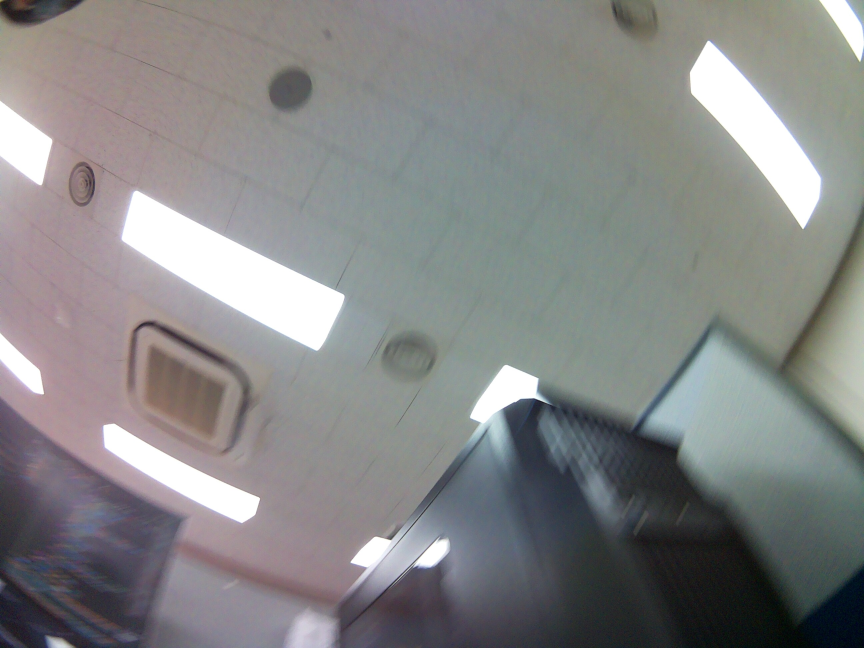
#> input picture captures_gui_20250904_201459/img_t-30_p-165_20250904_201504_650.jpg, 2592 x 1944 px (shown at 1/3 size)
$ python diff_rgb_tuner.py
#> lines starting #> are read from the running program, lines starting #| are printed output that depends on the picture; after the words box and inside, x2 and y2 are one past the last pixel; in counts of white or black regions, pixels touching at a corner belong together
#!/usr/bin/env python3
"""
LED 차분 이미지 RGB 채널 필터링 (Red Dominance) 튜너 - 안정화 버전
"""

import cv2
import numpy as np
from tkinter import Tk, filedialog
import os
import sys

def nothing(x):
    pass

def load_image_with_hangul(image_path):
    try:
        with open(image_path, 'rb') as f:
            image_array = np.frombuffer(f.read(), dtype=np.uint8)
        img = cv2.imdecode(image_array, cv2.IMREAD_COLOR)
        return img
    except Exception as e:
        print(f"❌ 이미지 로드 실패: {e}")
        return None

def select_two_images():
    """Tkinter 인스턴스를 한 번만 생성하여 연속으로 파일 선택 (안정성 확보)"""
    print("\n[시스템] 파일 선택창을 엽니다...")

    root = Tk()
    root.withdraw() # 빈 창 숨기기
    root.attributes('-topmost', True) # 창을 맨 앞으로 가져오기 (가려짐 방지)

    initial_dir = os.path.dirname(os.path.abspath(__file__))

    # 1. ON 이미지
    print(">> 1. LED ON 이미지를 선택하세요.")
    path_on = filedialog.askopenfilename(
        initialdir=initial_dir, title="1. LED ON 이미지 선택",
        filetypes=(("이미지 파일", "*.jpg *.jpeg *.png *.bmp"), ("모든 파일", "*.*")),
        parent=root
    )
#> the answer given: ../captures_gui_20250904_201459/img_t-30_p-165_20250904_201504_650.jpg

    if not path_on:
        print("❌ LED ON 선택이 취소되었습니다.")
        root.destroy()
        return None, None

    print(f"   선택됨: {os.path.basename(path_on)}")

    # 2. OFF 이미지
    print(">> 2. LED OFF 이미지를 선택하세요.")
    path_off = filedialog.askopenfilename(
        initialdir=initial_dir, title="2. LED OFF 이미지 선택",
        filetypes=(("이미지 파일", "*.jpg *.jpeg *.png *.bmp"), ("모든 파일", "*.*")),
        parent=root
    )
#> the answer given: ../captures_gui_20250904_201459/img_t-30_p-180_20250904_201504_207.jpg

    if not path_off:
        print("❌ LED OFF 선택이 취소되었습니다.")
        root.destroy()
        return None, None

    print(f"   선택됨: {os.path.basename(path_off)}")

    root.destroy() # 모든 선택이 끝나면 안전하게 종료
    return path_on, path_off

# ==========================================
# 1. 이미지 로드
# ==========================================
print("━━━━━━━━━━━━━━━━━━━━━━━━━━━━━━━━━")
print("RGB 채널 필터 (Red Dominance) 튜너")
print("━━━━━━━━━━━━━━━━━━━━━━━━━━━━━━━━━")

# 여기서 한 번에 두 개 다 고릅니다
path_on, path_off = select_two_images()

if not path_on or not path_off:
    print("프로그램을 종료합니다.")
    sys.exit()

img_on = load_image_with_hangul(path_on)
#> in load_image_with_hangul, img is the input picture: shape (1944, 2592, 3); mean B, G, R 134, 133.9, 133.4
img_off = load_image_with_hangul(path_off)
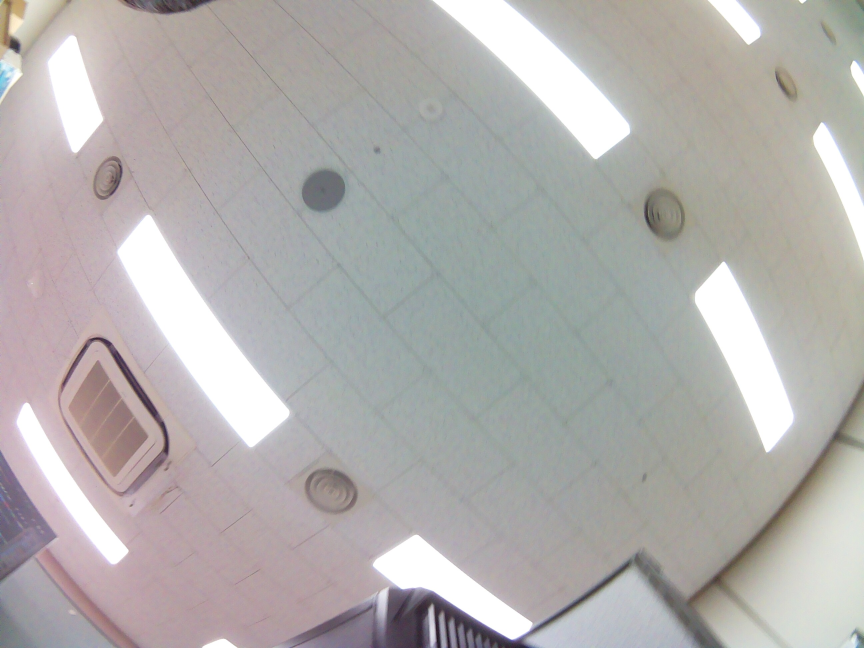
#> input picture captures_gui_20250904_201459/img_t-30_p-180_20250904_201504_207.jpg, 2592 x 1944 px (shown at 1/3 size)
#> in load_image_with_hangul, img is the input picture: shape (1944, 2592, 3); mean B, G, R 173.2, 174.7, 177.7

if img_on is None or img_off is None:
    print("❌ 이미지를 읽을 수 없습니다.")
    sys.exit()

# 차분 이미지 계산
print("[시스템] 차분 이미지 계산 중...")
diff_img_original = cv2.absdiff(img_on, img_off)

# 리사이징
height, width = diff_img_original.shape[:2]
#> height = 1944; width = 2592
scale_ratio = 800 / width
#> scale_ratio = 0.309
new_dim = (800, int(height * scale_ratio))
#> new_dim = (800, 600)
diff_img_resized = cv2.resize(diff_img_original, new_dim)

print(f"✓ 준비 완료: {diff_img_resized.shape[1]}x{diff_img_resized.shape[0]}")
#| ✓ 준비 완료: 800x600
print("[시스템] 튜너 창을 띄웁니다. (안 보이면 작업표시줄 확인)")

# ==========================================
# 2. GUI 설정
# ==========================================
cv2.namedWindow('RGB Filter Tuner')

# 트랙바 생성
cv2.createTrackbar('Boost (Norm)', 'RGB Filter Tuner', 1, 1, nothing)
cv2.createTrackbar('Min Red (Abs)', 'RGB Filter Tuner', 20, 255, nothing)
cv2.createTrackbar('Red > Green', 'RGB Filter Tuner', 10, 100, nothing)
cv2.createTrackbar('Red > Blue', 'RGB Filter Tuner', 10, 100, nothing)

while True:
    # 값 읽기
    boost_on = cv2.getTrackbarPos('Boost (Norm)', 'RGB Filter Tuner')
    min_r = cv2.getTrackbarPos('Min Red (Abs)', 'RGB Filter Tuner')
    diff_g = cv2.getTrackbarPos('Red > Green', 'RGB Filter Tuner')
    diff_b = cv2.getTrackbarPos('Red > Blue', 'RGB Filter Tuner')

    # 1. 전처리 (Boost)
    current_img = diff_img_resized.copy()
    if boost_on == 1:
        current_img = cv2.normalize(current_img, None, 0, 255, cv2.NORM_MINMAX)
        current_img = cv2.GaussianBlur(current_img, (3, 3), 0)
        cv2.putText(current_img, "BOOST ON", (10, 40), cv2.FONT_HERSHEY_SIMPLEX, 1, (0, 0, 255), 2)
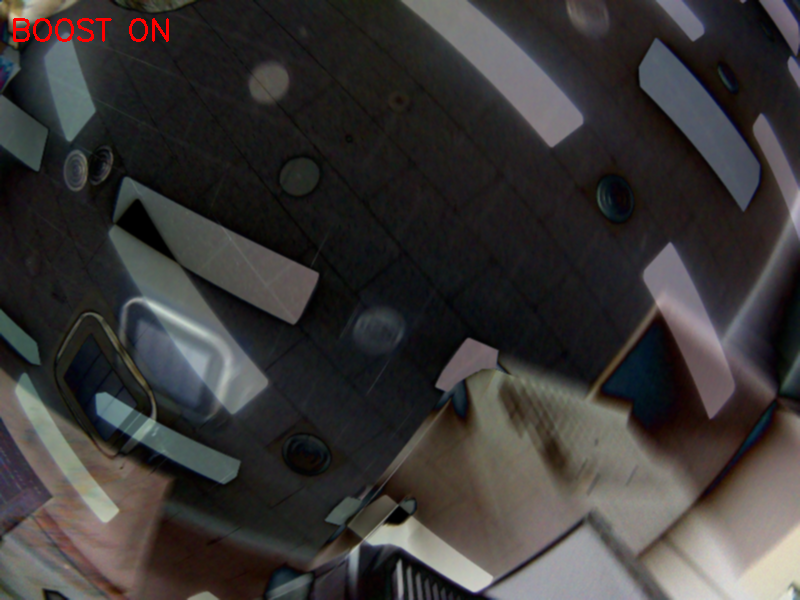
#> current_img: shape (600, 800, 3); mean B, G, R 53.8, 54.6, 57.4

    # 2. 채널 분리
    B, G, R = cv2.split(current_img)

    # 3. 로직 적용
    mask_abs = (R > min_r)
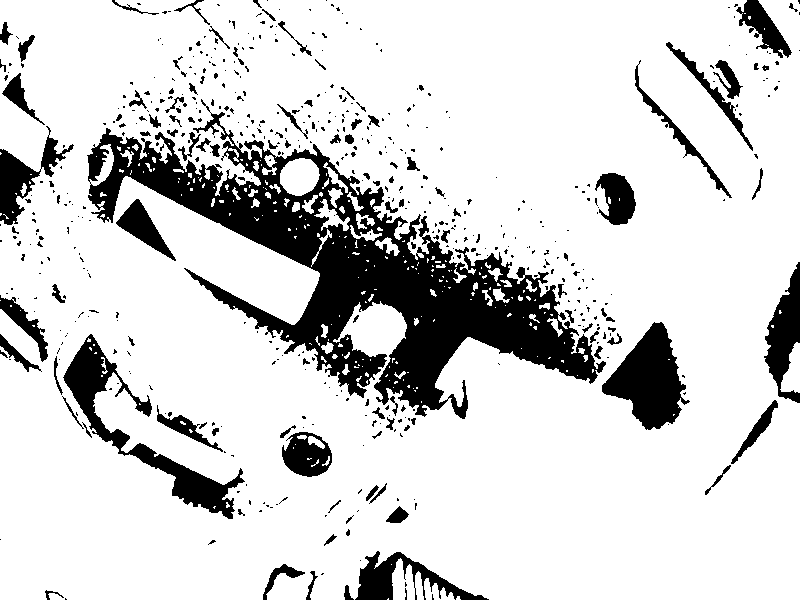
#> mask_abs: shape (600, 800) bool; 83.1% white; 556 black regions (438 under 20 px), largest, box (x1, y1, x2, y2) and area: (87, 99, 606, 419) 44747, (63, 334, 245, 519) 5713, (602, 322, 690, 430) 5010

    # int16으로 변환하여 뺄셈 시 언더플로우 방지
    R_int = R.astype(np.int16)
    G_int = G.astype(np.int16)
    B_int = B.astype(np.int16)

    mask_rg = (R_int - G_int) > diff_g
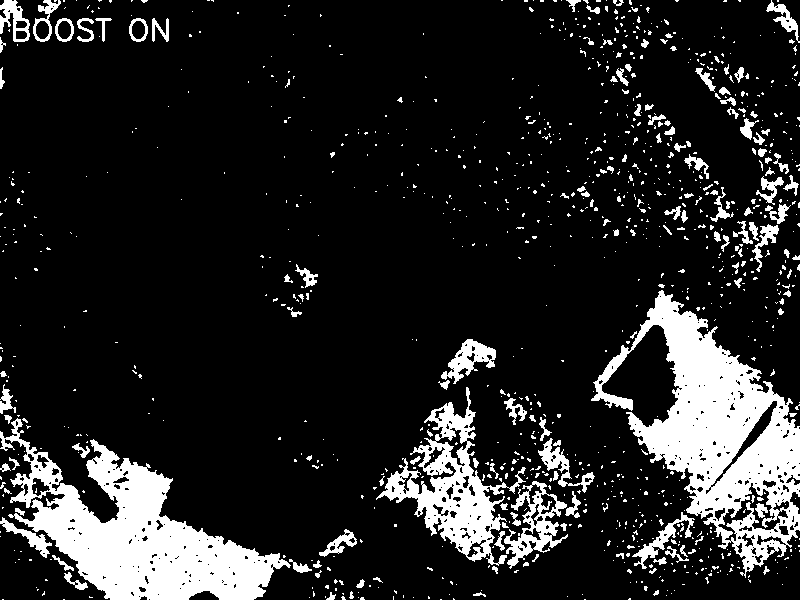
#> mask_rg: shape (600, 800) bool; 14.6% white; 1051 white regions (897 under 20 px), largest, box (x1, y1, x2, y2) and area: (591, 290, 800, 578) 22321, (0, 418, 291, 600) 20251, (376, 387, 526, 566) 7499
    mask_rb = (R_int - B_int) > diff_b
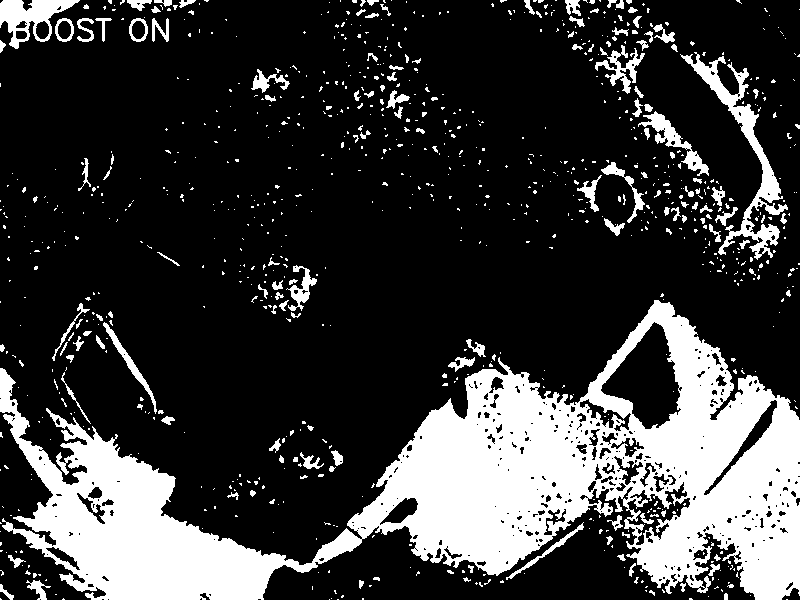
#> mask_rb: shape (600, 800) bool; 23.1% white; 918 white regions (773 under 20 px), largest, box (x1, y1, x2, y2) and area: (0, 300, 800, 600) 89791, (680, 52, 788, 260) 3706, (0, 0, 80, 49) 1739

    final_mask = mask_abs & mask_rg & mask_rb
#> final_mask: shape (600, 800) bool; 12.5% white; 724 white regions (619 under 20 px), largest, box (x1, y1, x2, y2) and area: (591, 300, 800, 578) 19522, (11, 418, 291, 600) 19275, (376, 387, 526, 566) 7450
    final_mask = final_mask.astype(np.uint8) * 255

    # 4. 노이즈 제거
    kernel = np.ones((3,3), np.uint8)
    final_mask = cv2.erode(final_mask, kernel, iterations=1)
#> final_mask: shape (600, 800); 7.9% white; 364 white regions (303 under 20 px), largest, box (x1, y1, x2, y2) and area: (18, 441, 286, 600) 15998, (630, 301, 774, 490) 8589, (688, 406, 800, 516) 3894
    final_mask = cv2.dilate(final_mask, kernel, iterations=2)
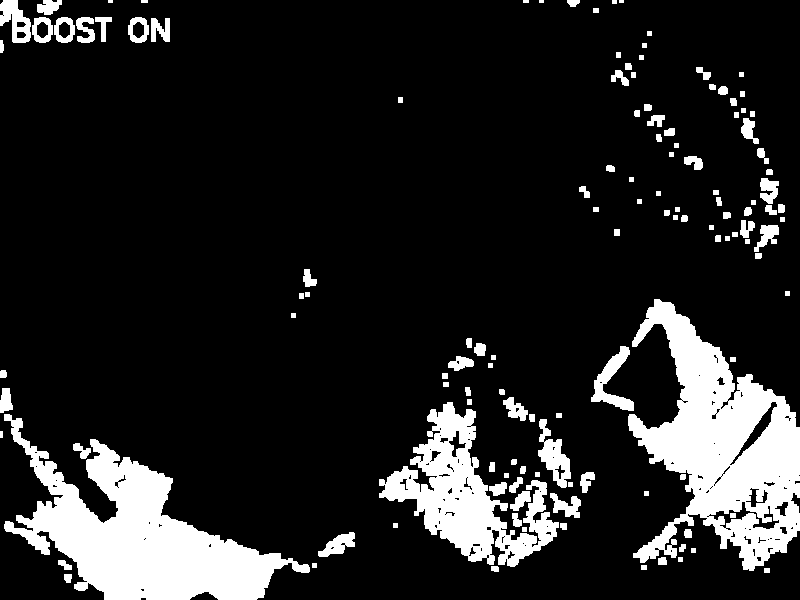
#> final_mask: shape (600, 800); 14.4% white; 131 white regions (4 under 20 px)

    # 5. 시각화
    result_view = current_img.copy()
    contours, _ = cv2.findContours(final_mask, cv2.RETR_EXTERNAL, cv2.CHAIN_APPROX_SIMPLE)
#> contours = 130 contours, 38 with area under 20; largest, box (x1, y1, x2, y2) and area: (628, 299, 800, 571) 23714, (4, 414, 310, 600) 21264, (379, 402, 559, 567) 10943, (538, 419, 571, 488) 986, (591, 346, 634, 411) 920

    if contours:
        max_cnt = max(contours, key=cv2.contourArea)
#> max_cnt = contour of 572 points, box (x1, y1, x2, y2) (628, 299, 800, 571), area 23714
        area = cv2.contourArea(max_cnt)
#> area = 23714
        if area > 2:
            x, y, w, h = cv2.boundingRect(max_cnt)
#> x = 628; y = 299; w = 172; h = 272
            cv2.rectangle(result_view, (x, y), (x+w, y+h), (0, 255, 0), 2)
            cx, cy = x + w//2, y + h//2
#> cx = 714; cy = 435
            cv2.drawMarker(result_view, (cx, cy), (0, 255, 255), cv2.MARKER_CROSS, 20, 2)
#> result_view: shape (600, 800, 3); mean B, G, R 53.3, 55.3, 56.9
            info = f"Center:({cx},{cy}) Area:{int(area)}"
#> info = 'Center:(714,435) Area:23714'
            cv2.putText(result_view, info, (10, result_view.shape[0]-20),
                        cv2.FONT_HERSHEY_SIMPLEX, 0.7, (0, 255, 0), 2)

    mask_bgr = cv2.cvtColor(final_mask, cv2.COLOR_GRAY2BGR)
#> mask_bgr: shape (600, 800, 3); 14.4% white; 131 white regions (4 under 20 px), largest, box (x1, y1, x2, y2) and area: (628, 299, 800, 571) 22831, (4, 414, 310, 600) 21909, (379, 402, 559, 567) 11085
    stacked = np.hstack((result_view, mask_bgr))
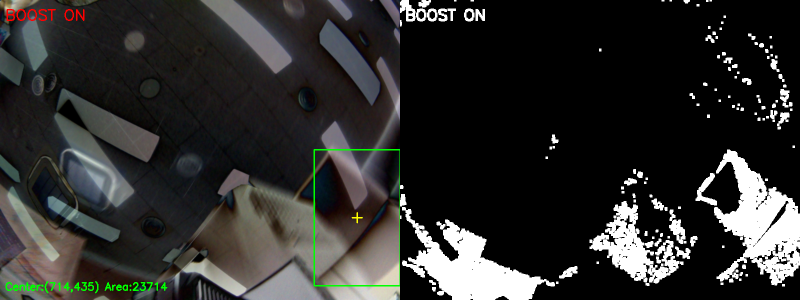
#> stacked: shape (600, 1600, 3) (shown at 1/2 size); mean B, G, R 44.8, 46.4, 46.6

    cv2.imshow('RGB Filter Tuner', stacked)

    if cv2.waitKey(1) & 0xFF == ord('q'):
#> (key q is pressed here)
        break

cv2.destroyAllWindows()
